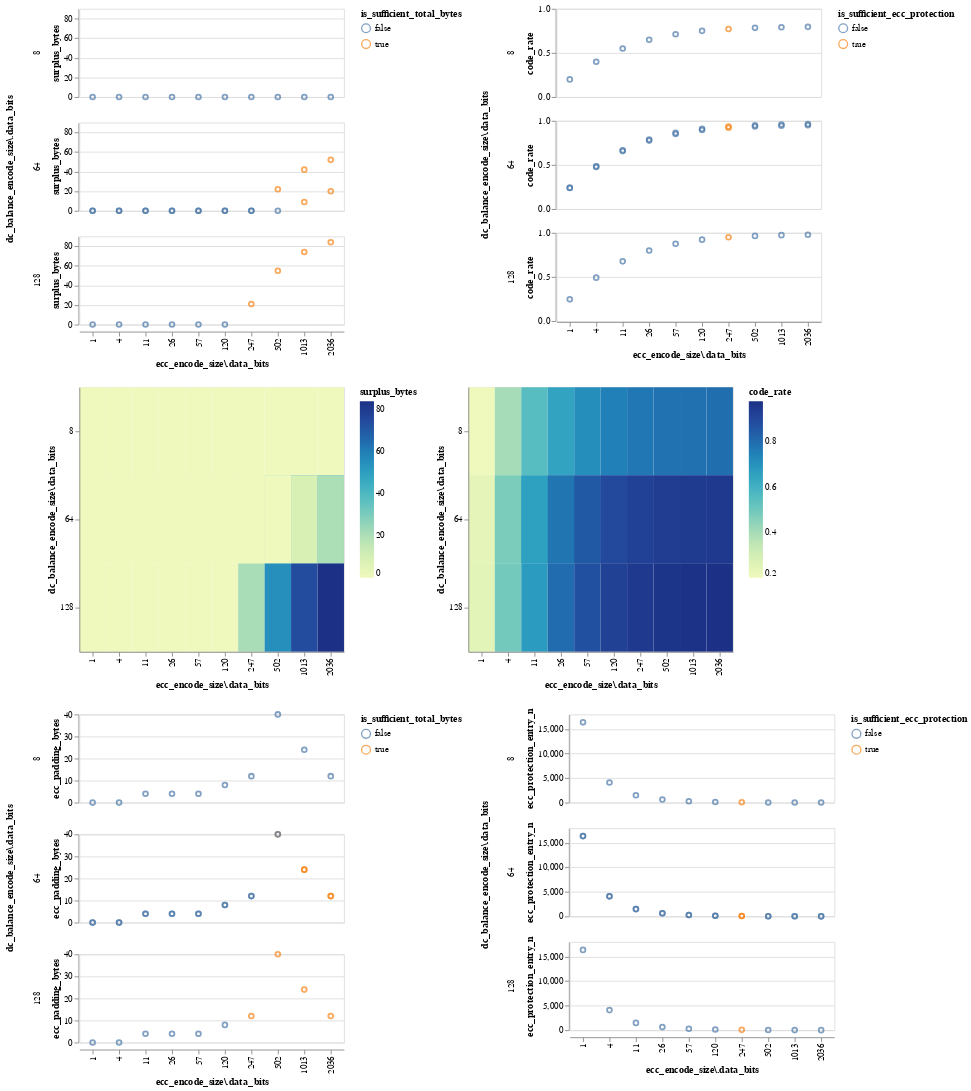
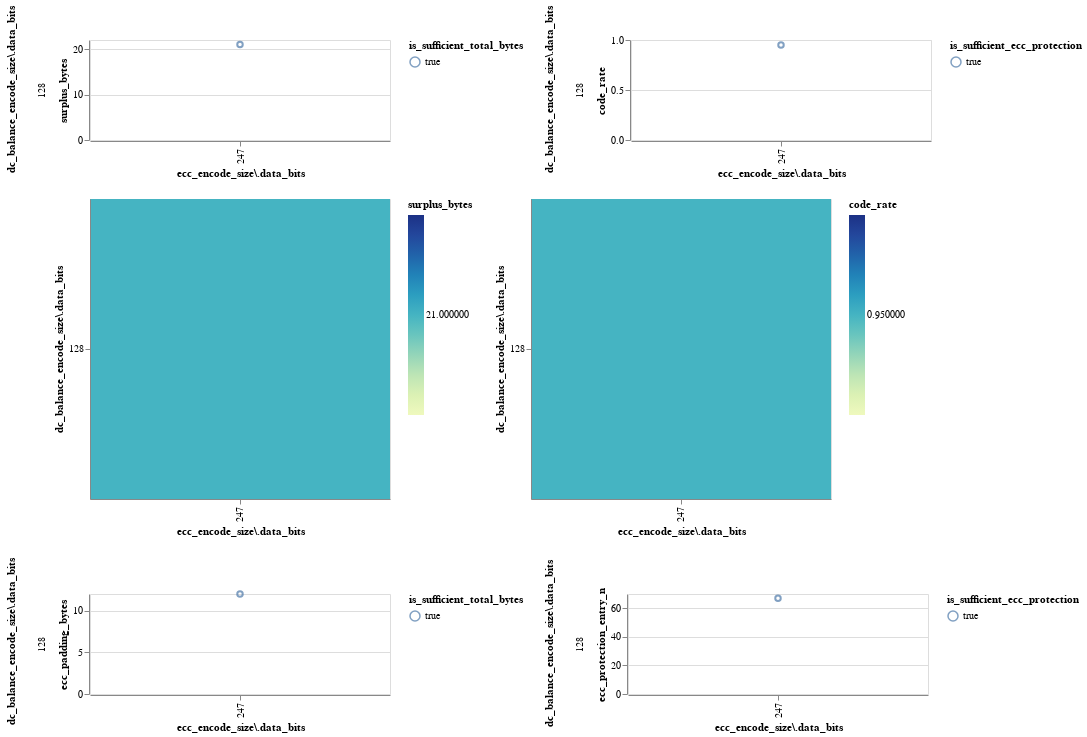

Notebook source saved alongside these figures, in order:
### Markdown cell above
### DC Balance Encode + ECC Encode時の効率・余剰byte数計算

### Code cell
import altair as alt
from tabulate import tabulate

pd.set_option("display.max_columns", 256)
pd.set_option("display.max_rows", 256)

# 見積もり
dc_balance_encode_size_list = [
    DcBalanceEncodeSize(8, 10),
    DcBalanceEncodeSize(64, 66),
    DcBalanceEncodeSize(64, 67),
    DcBalanceEncodeSize(128, 130),
    # DcBalanceEncodeSize(1, 1),  # disable
]

parity_len_n = 12  # 計算対象にするparity長
ecc_encode_size_list = [
    EccEncodeSize.from_parity_bits(i) for i in range(2, parity_len_n)
]

encode_config_list = [
    EncodeConfig(dc_balance_encode_size=dc, ecc_encode_size=ecc)
    for dc in dc_balance_encode_size_list
    for ecc in ecc_encode_size_list
]
encode_config_df = pd.json_normalize(([asdict(c) for c in encode_config_list]))


def print_chart(df: pd.DataFrame):
    base_chart_1 = (
        alt.Chart(df)
        .mark_point()
        .encode(
            alt.X("ecc_encode_size\\.data_bits:N"),
            alt.Row("dc_balance_encode_size\\.data_bits:N"),
        )
        .properties(width=300, height=100)
    )
    base_chart_2 = (
        alt.Chart(df)
        .mark_rect()
        .encode(
            alt.X("ecc_encode_size\\.data_bits:N"),
            alt.Y("dc_balance_encode_size\\.data_bits:N"),
        )
        .properties(width=300, height=300)
    )
    base_chart_3 = (
        alt.Chart(df)
        .mark_point()
        .encode(
            alt.X("ecc_encode_size\\.data_bits:N"),
            alt.Row("dc_balance_encode_size\\.data_bits:N"),
        )
        .properties(width=300, height=100)
    )
    alt.vconcat(
        # 横軸: ECCのデータビット数, 縦軸: 冗長データ量, 行: DC Balance Encodeのデータビット数
        alt.hconcat(
            base_chart_1.encode(
                alt.Y("surplus_bytes:Q"),
                alt.Color("is_sufficient_total_bytes:N"),
            ),
            base_chart_1.encode(
                alt.Y("code_rate:Q"),
                alt.Color("is_sufficient_ecc_protection:N"),
            ),
        ).resolve_scale(color="independent"),
        # Encode設定と余裕度のヒートマップ
        alt.hconcat(
            base_chart_2.encode(
                alt.Color("surplus_bytes:Q"),
            ),
            base_chart_2.encode(
                alt.Color("code_rate:Q"),
            ),
        ).resolve_scale(color="independent"),
        # 余剰byte数、Padding余りbyte数
        alt.hconcat(
            base_chart_3.encode(
                alt.Y("ecc_padding_bytes:Q"),
                alt.Color("is_sufficient_total_bytes:N"),
            ),
            base_chart_3.encode(
                alt.Y("ecc_protection_entry_n:Q"),
                alt.Color("is_sufficient_ecc_protection:N"),
            ),
        ).resolve_scale(color="independent"),
    ).resolve_scale(color="independent").display()


# 今回の要件を満たせるもの
available_encode_config_df = encode_config_df.query(
    "is_sufficient_total_bytes and is_sufficient_ecc_protection"
)
print(
    tabulate(
        available_encode_config_df[
            [
                "dc_balance_encode_size.data_bits",
                "dc_balance_encode_size.total_bits",
                "ecc_encode_size.data_bits",
                "ecc_encode_size.parity_bits",
                # "ecc_encode_size.additional_bits",
                "code_rate",
                "surplus_bytes",
                "max_ecc_error_detection_count",
            ]
        ],
        headers="keys",
        tablefmt="pipe",
    )
)

# 全体
print_chart(encode_config_df)
print_chart(available_encode_config_df)
available_encode_config_df

### Figure 1 — Vega-Lite specification as saved in the notebook (floating-point values rounded to 4 significant figures)
{"config": {"view": {"continuousWidth": 300, "continuousHeight": 300}}, "vconcat": [{"hconcat": [{"mark": {"type": "point"}, "encoding": {"color": {"field": "is_sufficient_total_bytes", "type": "nominal"}, "row": {"field": "dc_balance_encode_size\\.data_bits", "type": "nominal"}, "x": {"field": "ecc_encode_size\\.data_bits", "type": "nominal"}, "y": {"field": "surplus_bytes", "type": "quantitative"}}, "height": 100, "width": 300}, {"mark": {"type": "point"}, "encoding": {"color": {"field": "is_sufficient_ecc_protection", "type": "nominal"}, "row": {"field": "dc_balance_encode_size\\.data_bits", "type": "nominal"}, "x": {"field": "ecc_encode_size\\.data_bits", "type": "nominal"}, "y": {"field": "code_rate", "type": "quantitative"}}, "height": 100, "width": 300}], "resolve": {"scale": {"color": "independent"}}}, {"hconcat": [{"mark": {"type": "rect"}, "encoding": {"color": {"field": "surplus_bytes", "type": "quantitative"}, "x": {"field": "ecc_encode_size\\.data_bits", "type": "nominal"}, "y": {"field": "dc_balance_encode_size\\.data_bits", "type": "nominal"}}, "height": 300, "width": 300}, {"mark": {"type": "rect"}, "encoding": {"color": {"field": "code_rate", "type": "quantitative"}, "x": {"field": "ecc_encode_size\\.data_bits", "type": "nominal"}, "y": {"field": "dc_balance_encode_size\\.data_bits", "type": "nominal"}}, "height": 300, "width": 300}], "resolve": {"scale": {"color": "independent"}}}, {"hconcat": [{"mark": {"type": "point"}, "encoding": {"color": {"field": "is_sufficient_total_bytes", "type": "nominal"}, "row": {"field": "dc_balance_encode_size\\.data_bits", "type": "nominal"}, "x": {"field": "ecc_encode_size\\.data_bits", "type": "nominal"}, "y": {"field": "ecc_padding_bytes", "type": "quantitative"}}, "height": 100, "width": 300}, {"mark": {"type": "point"}, "encoding": {"color": {"field": "is_sufficient_ecc_protection", "type": "nominal"}, "row": {"field": "dc_balance_encode_size\\.data_bits", "type": "nominal"}, "x": {"field": "ecc_encode_size\\.data_bits", "type": "nominal"}, "y": {"field": "ecc_protection_entry_n", "type": "quantitative"}}, "height": 100, "width": 300}], "resolve": {"scale": {"color": "independent"}}}], "data": {"name": "data-ed15e9fd31708c93606e1cf297c050ac"}, "resolve": {"scale": {"color": "independent"}}, "$schema": "https://vega.github.io/schema/vega-lite/v5.17.0.json", "datasets": {"data-ed15e9fd31708c93606e1cf297c050ac": [{"logical_data_bytes": 512, "logical_data_num_per_page": 4, "require_ecc_protection_bits": 8, "logical_data_bytes_per_page": 2048, "redundant_bytes": 128, "code_rate": 0.2, "require_bytes": 10240, "is_sufficient_total_bytes": false, "surplus_bytes": 0, "short_bytes": 8064, "is_sufficient_ecc_protection": false, "max_ecc_error_detection_count": 4096, "data_encode_additional_bytes": 128, "ecc_protection_entry_n": 16384, "ecc_protection_total_parity_bytes": 6144, "ecc_padding_bytes": 0, "dc_balance_encode_size.data_bits": 8, "dc_balance_encode_size.total_bits": 10, "ecc_encode_size.parity_bits": 2, "ecc_encode_size.additional_bits": 1, "ecc_encode_size.data_bits": 1}, {"logical_data_bytes": 512, "logical_data_num_per_page": 4, "require_ecc_protection_bits": 8, "logical_data_bytes_per_page": 2048, "redundant_bytes": 128, "code_rate": 0.4, "require_bytes": 5120, "is_sufficient_total_bytes": false, "surplus_bytes": 0, "short_bytes": 2944, "is_sufficient_ecc_protection": false, "max_ecc_error_detection_count": 1024, "data_encode_additional_bytes": 128, "ecc_protection_entry_n": 4096, "ecc_protection_total_parity_bytes": 2048, "ecc_padding_bytes": 0, "dc_balance_encode_size.data_bits": 8, "dc_balance_encode_size.total_bits": 10, "ecc_encode_size.parity_bits": 3, "ecc_encode_size.additional_bits": 1, "ecc_encode_size.data_bits": 4}, {"logical_data_bytes": 512, "logical_data_num_per_page": 4, "require_ecc_protection_bits": 8, "logical_data_bytes_per_page": 2048, "redundant_bytes": 128, "code_rate": 0.55, "require_bytes": 3723, "is_sufficient_total_bytes": false, "surplus_bytes": 0, "short_bytes": 1547, "is_sufficient_ecc_protection": false, "max_ecc_error_detection_count": 372, "data_encode_additional_bytes": 128, "ecc_protection_entry_n": 1490, "ecc_protection_total_parity_bytes": 932, "ecc_padding_bytes": 4, "dc_balance_encode_size.data_bits": 8, "dc_balance_encode_size.total_bits": 10, "ecc_encode_size.parity_bits": 4, "ecc_encode_size.additional_bits": 1, "ecc_encode_size.data_bits": 11}, {"logical_data_bytes": 512, "logical_data_num_per_page": 4, "require_ecc_protection_bits": 8, "logical_data_bytes_per_page": 2048, "redundant_bytes": 128, "code_rate": 0.65, "require_bytes": 3150, "is_sufficient_total_bytes": false, "surplus_bytes": 0, "short_bytes": 974, "is_sufficient_ecc_protection": false, "max_ecc_error_detection_count": 157, "data_encode_additional_bytes": 128, "ecc_protection_entry_n": 631, "ecc_protection_total_parity_bytes": 476, "ecc_padding_bytes": 4, "dc_balance_encode_size.data_bits": 8, "dc_balance_encode_size.total_bits": 10, "ecc_encode_size.parity_bits": 5, "ecc_encode_size.additional_bits": 1, "ecc_encode_size.data_bits": 26}, {"logical_data_bytes": 512, "logical_data_num_per_page": 4, "require_ecc_protection_bits": 8, "logical_data_bytes_per_page": 2048, "redundant_bytes": 128, "code_rate": 0.7125, "require_bytes": 2874, "is_sufficient_total_bytes": false, "surplus_bytes": 0, "short_bytes": 698, "is_sufficient_ecc_protection": false, "max_ecc_error_detection_count": 71, "data_encode_additional_bytes": 128, "ecc_protection_entry_n": 288, "ecc_protection_total_parity_bytes": 252, "ecc_padding_bytes": 4, "dc_balance_encode_size.data_bits": 8, "dc_balance_encode_size.total_bits": 10, "ecc_encode_size.parity_bits": 6, "ecc_encode_size.additional_bits": 1, "ecc_encode_size.data_bits": 57}, {"logical_data_bytes": 512, "logical_data_num_per_page": 4, "require_ecc_protection_bits": 8, "logical_data_bytes_per_page": 2048, "redundant_bytes": 128, "code_rate": 0.75, "require_bytes": 2730, "is_sufficient_total_bytes": false, "surplus_bytes": 0, "short_bytes": 554, "is_sufficient_ecc_protection": false, "max_ecc_error_detection_count": 34, "data_encode_additional_bytes": 128, "ecc_protection_entry_n": 137, "ecc_protection_total_parity_bytes": 140, "ecc_padding_bytes": 8, "dc_balance_encode_size.data_bits": 8, "dc_balance_encode_size.total_bits": 10, "ecc_encode_size.parity_bits": 7, "ecc_encode_size.additional_bits": 1, "ecc_encode_size.data_bits": 120}, {"logical_data_bytes": 512, "logical_data_num_per_page": 4, "require_ecc_protection_bits": 8, "logical_data_bytes_per_page": 2048, "redundant_bytes": 128, "code_rate": 0.7719, "require_bytes": 2653, "is_sufficient_total_bytes": false, "surplus_bytes": 0, "short_bytes": 477, "is_sufficient_ecc_protection": true, "max_ecc_error_detection_count": 16, "data_encode_additional_bytes": 128, "ecc_protection_entry_n": 67, "ecc_protection_total_parity_bytes": 76, "ecc_padding_bytes": 12, "dc_balance_encode_size.data_bits": 8, "dc_balance_encode_size.total_bits": 10, "ecc_encode_size.parity_bits": 8, "ecc_encode_size.additional_bits": 1, "ecc_encode_size.data_bits": 247}, {"logical_data_bytes": 512, "logical_data_num_per_page": 4, "require_ecc_protection_bits": 8, "logical_data_bytes_per_page": 2048, "redundant_bytes": 128, "code_rate": 0.7844, "require_bytes": 2610, "is_sufficient_total_bytes": false, "surplus_bytes": 0, "short_bytes": 434, "is_sufficient_ecc_protection": false, "max_ecc_error_detection_count": 8, "data_encode_additional_bytes": 128, "ecc_protection_entry_n": 33, "ecc_protection_total_parity_bytes": 44, "ecc_padding_bytes": 40, "dc_balance_encode_size.data_bits": 8, "dc_balance_encode_size.total_bits": 10, "ecc_encode_size.parity_bits": 9, "ecc_encode_size.additional_bits": 1, "ecc_encode_size.data_bits": 502}, {"logical_data_bytes": 512, "logical_data_num_per_page": 4, "require_ecc_protection_bits": 8, "logical_data_bytes_per_page": 2048, "redundant_bytes": 128, "code_rate": 0.7914, "require_bytes": 2587, "is_sufficient_total_bytes": false, "surplus_bytes": 0, "short_bytes": 411, "is_sufficient_ecc_protection": false, "max_ecc_error_detection_count": 4, "data_encode_additional_bytes": 128, "ecc_protection_entry_n": 17, "ecc_protection_total_parity_bytes": 24, "ecc_padding_bytes": 24, "dc_balance_encode_size.data_bits": 8, "dc_balance_encode_size.total_bits": 10, "ecc_encode_size.parity_bits": 10, "ecc_encode_size.additional_bits": 1, "ecc_encode_size.data_bits": 1013}, {"logical_data_bytes": 512, "logical_data_num_per_page": 4, "require_ecc_protection_bits": 8, "logical_data_bytes_per_page": 2048, "redundant_bytes": 128, "code_rate": 0.7953, "require_bytes": 2575, "is_sufficient_total_bytes": false, "surplus_bytes": 0, "short_bytes": 399, "is_sufficient_ecc_protection": false, "max_ecc_error_detection_count": 2, "data_encode_additional_bytes": 128, "ecc_protection_entry_n": 9, "ecc_protection_total_parity_bytes": 16, "ecc_padding_bytes": 12, "dc_balance_encode_size.data_bits": 8, "dc_balance_encode_size.total_bits": 10, "ecc_encode_size.parity_bits": 11, "ecc_encode_size.additional_bits": 1, "ecc_encode_size.data_bits": 2036}, {"logical_data_bytes": 512, "logical_data_num_per_page": 4, "require_ecc_protection_bits": 8, "logical_data_bytes_per_page": 2048, "redundant_bytes": 128, "code_rate": 0.2424, "require_bytes": 8448, "is_sufficient_total_bytes": false, "surplus_bytes": 0, "short_bytes": 6272, "is_sufficient_ecc_protection": false, "max_ecc_error_detection_count": 4096, "data_encode_additional_bytes": 16, "ecc_protection_entry_n": 16384, "ecc_protection_total_parity_bytes": 6144, "ecc_padding_bytes": 0, "dc_balance_encode_size.data_bits": 64, "dc_balance_encode_size.total_bits": 66, "ecc_encode_size.parity_bits": 2, "ecc_encode_size.additional_bits": 1, "ecc_encode_size.data_bits": 1}, {"logical_data_bytes": 512, "logical_data_num_per_page": 4, "require_ecc_protection_bits": 8, "logical_data_bytes_per_page": 2048, "redundant_bytes": 128, "code_rate": 0.4848, "require_bytes": 4224, "is_sufficient_total_bytes": false, "surplus_bytes": 0, "short_bytes": 2048, "is_sufficient_ecc_protection": false, "max_ecc_error_detection_count": 1024, "data_encode_additional_bytes": 16, "ecc_protection_entry_n": 4096, "ecc_protection_total_parity_bytes": 2048, "ecc_padding_bytes": 0, "dc_balance_encode_size.data_bits": 64, "dc_balance_encode_size.total_bits": 66, "ecc_encode_size.parity_bits": 3, "ecc_encode_size.additional_bits": 1, "ecc_encode_size.data_bits": 4}, {"logical_data_bytes": 512, "logical_data_num_per_page": 4, "require_ecc_protection_bits": 8, "logical_data_bytes_per_page": 2048, "redundant_bytes": 128, "code_rate": 0.6667, "require_bytes": 3071, "is_sufficient_total_bytes": false, "surplus_bytes": 0, "short_bytes": 895, "is_sufficient_ecc_protection": false, "max_ecc_error_detection_count": 372, "data_encode_additional_bytes": 16, "ecc_protection_entry_n": 1490, "ecc_protection_total_parity_bytes": 932, "ecc_padding_bytes": 4, "dc_balance_encode_size.data_bits": 64, "dc_balance_encode_size.total_bits": 66, "ecc_encode_size.parity_bits": 4, "ecc_encode_size.additional_bits": 1, "ecc_encode_size.data_bits": 11}, {"logical_data_bytes": 512, "logical_data_num_per_page": 4, "require_ecc_protection_bits": 8, "logical_data_bytes_per_page": 2048, "redundant_bytes": 128, "code_rate": 0.7879, "require_bytes": 2599, "is_sufficient_total_bytes": false, "surplus_bytes": 0, "short_bytes": 423, "is_sufficient_ecc_protection": false, "max_ecc_error_detection_count": 157, "data_encode_additional_bytes": 16, "ecc_protection_entry_n": 631, "ecc_protection_total_parity_bytes": 476, "ecc_padding_bytes": 4, "dc_balance_encode_size.data_bits": 64, "dc_balance_encode_size.total_bits": 66, "ecc_encode_size.parity_bits": 5, "ecc_encode_size.additional_bits": 1, "ecc_encode_size.data_bits": 26}, {"logical_data_bytes": 512, "logical_data_num_per_page": 4, "require_ecc_protection_bits": 8, "logical_data_bytes_per_page": 2048, "redundant_bytes": 128, "code_rate": 0.8636, "require_bytes": 2371, "is_sufficient_total_bytes": false, "surplus_bytes": 0, "short_bytes": 195, "is_sufficient_ecc_protection": false, "max_ecc_error_detection_count": 71, "data_encode_additional_bytes": 16, "ecc_protection_entry_n": 288, "ecc_protection_total_parity_bytes": 252, "ecc_padding_bytes": 4, "dc_balance_encode_size.data_bits": 64, "dc_balance_encode_size.total_bits": 66, "ecc_encode_size.parity_bits": 6, "ecc_encode_size.additional_bits": 1, "ecc_encode_size.data_bits": 57}, {"logical_data_bytes": 512, "logical_data_num_per_page": 4, "require_ecc_protection_bits": 8, "logical_data_bytes_per_page": 2048, "redundant_bytes": 128, "code_rate": 0.9091, "require_bytes": 2252, "is_sufficient_total_bytes": false, "surplus_bytes": 0, "short_bytes": 76, "is_sufficient_ecc_protection": false, "max_ecc_error_detection_count": 34, "data_encode_additional_bytes": 16, "ecc_protection_entry_n": 137, "ecc_protection_total_parity_bytes": 140, "ecc_padding_bytes": 8, "dc_balance_encode_size.data_bits": 64, "dc_balance_encode_size.total_bits": 66, "ecc_encode_size.parity_bits": 7, "ecc_encode_size.additional_bits": 1, "ecc_encode_size.data_bits": 120}, {"logical_data_bytes": 512, "logical_data_num_per_page": 4, "require_ecc_protection_bits": 8, "logical_data_bytes_per_page": 2048, "redundant_bytes": 128, "code_rate": 0.9356, "require_bytes": 2188, "is_sufficient_total_bytes": false, "surplus_bytes": 0, "short_bytes": 12, "is_sufficient_ecc_protection": true, "max_ecc_error_detection_count": 16, "data_encode_additional_bytes": 16, "ecc_protection_entry_n": 67, "ecc_protection_total_parity_bytes": 76, "ecc_padding_bytes": 12, "dc_balance_encode_size.data_bits": 64, "dc_balance_encode_size.total_bits": 66, "ecc_encode_size.parity_bits": 8, "ecc_encode_size.additional_bits": 1, "ecc_encode_size.data_bits": 247}, {"logical_data_bytes": 512, "logical_data_num_per_page": 4, "require_ecc_protection_bits": 8, "logical_data_bytes_per_page": 2048, "redundant_bytes": 128, "code_rate": 0.9508, "require_bytes": 2154, "is_sufficient_total_bytes": true, "surplus_bytes": 22, "short_bytes": 0, "is_sufficient_ecc_protection": false, "max_ecc_error_detection_count": 8, "data_encode_additional_bytes": 16, "ecc_protection_entry_n": 33, "ecc_protection_total_parity_bytes": 44, "ecc_padding_bytes": 40, "dc_balance_encode_size.data_bits": 64, "dc_balance_encode_size.total_bits": 66, "ecc_encode_size.parity_bits": 9, "ecc_encode_size.additional_bits": 1, "ecc_encode_size.data_bits": 502}, {"logical_data_bytes": 512, "logical_data_num_per_page": 4, "require_ecc_protection_bits": 8, "logical_data_bytes_per_page": 2048, "redundant_bytes": 128, "code_rate": 0.9593, "require_bytes": 2134, "is_sufficient_total_bytes": true, "surplus_bytes": 42, "short_bytes": 0, "is_sufficient_ecc_protection": false, "max_ecc_error_detection_count": 4, "data_encode_additional_bytes": 16, "ecc_protection_entry_n": 17, "ecc_protection_total_parity_bytes": 24, "ecc_padding_bytes": 24, "dc_balance_encode_size.data_bits": 64, "dc_balance_encode_size.total_bits": 66, "ecc_encode_size.parity_bits": 10, "ecc_encode_size.additional_bits": 1, "ecc_encode_size.data_bits": 1013}, {"logical_data_bytes": 512, "logical_data_num_per_page": 4, "require_ecc_protection_bits": 8, "logical_data_bytes_per_page": 2048, "redundant_bytes": 128, "code_rate": 0.964, "require_bytes": 2124, "is_sufficient_total_bytes": true, "surplus_bytes": 52, "short_bytes": 0, "is_sufficient_ecc_protection": false, "max_ecc_error_detection_count": 2, "data_encode_additional_bytes": 16, "ecc_protection_entry_n": 9, "ecc_protection_total_parity_bytes": 16, "ecc_padding_bytes": 12, "dc_balance_encode_size.data_bits": 64, "dc_balance_encode_size.total_bits": 66, "ecc_encode_size.parity_bits": 11, "ecc_encode_size.additional_bits": 1, "ecc_encode_size.data_bits": 2036}, {"logical_data_bytes": 512, "logical_data_num_per_page": 4, "require_ecc_protection_bits": 8, "logical_data_bytes_per_page": 2048, "redundant_bytes": 128, "code_rate": 0.2388, "require_bytes": 8576, "is_sufficient_total_bytes": false, "surplus_bytes": 0, "short_bytes": 6400, "is_sufficient_ecc_protection": false, "max_ecc_error_detection_count": 4096, "data_encode_additional_bytes": 24, "ecc_protection_entry_n": 16384, "ecc_protection_total_parity_bytes": 6144, "ecc_padding_bytes": 0, "dc_balance_encode_size.data_bits": 64, "dc_balance_encode_size.total_bits": 67, "ecc_encode_size.parity_bits": 2, "ecc_encode_size.additional_bits": 1, "ecc_encode_size.data_bits": 1}, {"logical_data_bytes": 512, "logical_data_num_per_page": 4, "require_ecc_protection_bits": 8, "logical_data_bytes_per_page": 2048, "redundant_bytes": 128, "code_rate": 0.4776, "require_bytes": 4288, "is_sufficient_total_bytes": false, "surplus_bytes": 0, "short_bytes": 2112, "is_sufficient_ecc_protection": false, "max_ecc_error_detection_count": 1024, "data_encode_additional_bytes": 24, "ecc_protection_entry_n": 4096, "ecc_protection_total_parity_bytes": 2048, "ecc_padding_bytes": 0, "dc_balance_encode_size.data_bits": 64, "dc_balance_encode_size.total_bits": 67, "ecc_encode_size.parity_bits": 3, "ecc_encode_size.additional_bits": 1, "ecc_encode_size.data_bits": 4}, {"logical_data_bytes": 512, "logical_data_num_per_page": 4, "require_ecc_protection_bits": 8, "logical_data_bytes_per_page": 2048, "redundant_bytes": 128, "code_rate": 0.6567, "require_bytes": 3118, "is_sufficient_total_bytes": false, "surplus_bytes": 0, "short_bytes": 942, "is_sufficient_ecc_protection": false, "max_ecc_error_detection_count": 372, "data_encode_additional_bytes": 24, "ecc_protection_entry_n": 1490, "ecc_protection_total_parity_bytes": 932, "ecc_padding_bytes": 4, "dc_balance_encode_size.data_bits": 64, "dc_balance_encode_size.total_bits": 67, "ecc_encode_size.parity_bits": 4, "ecc_encode_size.additional_bits": 1, "ecc_encode_size.data_bits": 11}, {"logical_data_bytes": 512, "logical_data_num_per_page": 4, "require_ecc_protection_bits": 8, "logical_data_bytes_per_page": 2048, "redundant_bytes": 128, "code_rate": 0.7761, "require_bytes": 2638, "is_sufficient_total_bytes": false, "surplus_bytes": 0, "short_bytes": 462, "is_sufficient_ecc_protection": false, "max_ecc_error_detection_count": 157, "data_encode_additional_bytes": 24, "ecc_protection_entry_n": 631, "ecc_protection_total_parity_bytes": 476, "ecc_padding_bytes": 4, "dc_balance_encode_size.data_bits": 64, "dc_balance_encode_size.total_bits": 67, "ecc_encode_size.parity_bits": 5, "ecc_encode_size.additional_bits": 1, "ecc_encode_size.data_bits": 26}, {"logical_data_bytes": 512, "logical_data_num_per_page": 4, "require_ecc_protection_bits": 8, "logical_data_bytes_per_page": 2048, "redundant_bytes": 128, "code_rate": 0.8507, "require_bytes": 2407, "is_sufficient_total_bytes": false, "surplus_bytes": 0, "short_bytes": 231, "is_sufficient_ecc_protection": false, "max_ecc_error_detection_count": 71, "data_encode_additional_bytes": 24, "ecc_protection_entry_n": 288, "ecc_protection_total_parity_bytes": 252, "ecc_padding_bytes": 4, "dc_balance_encode_size.data_bits": 64, "dc_balance_encode_size.total_bits": 67, "ecc_encode_size.parity_bits": 6, "ecc_encode_size.additional_bits": 1, "ecc_encode_size.data_bits": 57}, {"logical_data_bytes": 512, "logical_data_num_per_page": 4, "require_ecc_protection_bits": 8, "logical_data_bytes_per_page": 2048, "redundant_bytes": 128, "code_rate": 0.8955, "require_bytes": 2286, "is_sufficient_total_bytes": false, "surplus_bytes": 0, "short_bytes": 110, "is_sufficient_ecc_protection": false, "max_ecc_error_detection_count": 34, "data_encode_additional_bytes": 24, "ecc_protection_entry_n": 137, "ecc_protection_total_parity_bytes": 140, "ecc_padding_bytes": 8, "dc_balance_encode_size.data_bits": 64, "dc_balance_encode_size.total_bits": 67, "ecc_encode_size.parity_bits": 7, "ecc_encode_size.additional_bits": 1, "ecc_encode_size.data_bits": 120}, {"logical_data_bytes": 512, "logical_data_num_per_page": 4, "require_ecc_protection_bits": 8, "logical_data_bytes_per_page": 2048, "redundant_bytes": 128, "code_rate": 0.9216, "require_bytes": 2222, "is_sufficient_total_bytes": false, "surplus_bytes": 0, "short_bytes": 46, "is_sufficient_ecc_protection": true, "max_ecc_error_detection_count": 16, "data_encode_additional_bytes": 24, "ecc_protection_entry_n": 67, "ecc_protection_total_parity_bytes": 76, "ecc_padding_bytes": 12, "dc_balance_encode_size.data_bits": 64, "dc_balance_encode_size.total_bits": 67, "ecc_encode_size.parity_bits": 8, "ecc_encode_size.additional_bits": 1, "ecc_encode_size.data_bits": 247}, {"logical_data_bytes": 512, "logical_data_num_per_page": 4, "require_ecc_protection_bits": 8, "logical_data_bytes_per_page": 2048, "redundant_bytes": 128, "code_rate": 0.9366, "require_bytes": 2186, "is_sufficient_total_bytes": false, "surplus_bytes": 0, "short_bytes": 10, "is_sufficient_ecc_protection": false, "max_ecc_error_detection_count": 8, "data_encode_additional_bytes": 24, "ecc_protection_entry_n": 33, "ecc_protection_total_parity_bytes": 44, "ecc_padding_bytes": 40, "dc_balance_encode_size.data_bits": 64, "dc_balance_encode_size.total_bits": 67, "ecc_encode_size.parity_bits": 9, "ecc_encode_size.additional_bits": 1, "ecc_encode_size.data_bits": 502}, {"logical_data_bytes": 512, "logical_data_num_per_page": 4, "require_ecc_protection_bits": 8, "logical_data_bytes_per_page": 2048, "redundant_bytes": 128, "code_rate": 0.945, "require_bytes": 2167, "is_sufficient_total_bytes": true, "surplus_bytes": 9, "short_bytes": 0, "is_sufficient_ecc_protection": false, "max_ecc_error_detection_count": 4, "data_encode_additional_bytes": 24, "ecc_protection_entry_n": 17, "ecc_protection_total_parity_bytes": 24, "ecc_padding_bytes": 24, "dc_balance_encode_size.data_bits": 64, "dc_balance_encode_size.total_bits": 67, "ecc_encode_size.parity_bits": 10, "ecc_encode_size.additional_bits": 1, "ecc_encode_size.data_bits": 1013}, {"logical_data_bytes": 512, "logical_data_num_per_page": 4, "require_ecc_protection_bits": 8, "logical_data_bytes_per_page": 2048, "redundant_bytes": 128, "code_rate": 0.9496, "require_bytes": 2156, "is_sufficient_total_bytes": true, "surplus_bytes": 20, "short_bytes": 0, "is_sufficient_ecc_protection": false, "max_ecc_error_detection_count": 2, "data_encode_additional_bytes": 24, "ecc_protection_entry_n": 9, "ecc_protection_total_parity_bytes": 16, "ecc_padding_bytes": 12, "dc_balance_encode_size.data_bits": 64, "dc_balance_encode_size.total_bits": 67, "ecc_encode_size.parity_bits": 11, "ecc_encode_size.additional_bits": 1, "ecc_encode_size.data_bits": 2036}, {"logical_data_bytes": 512, "logical_data_num_per_page": 4, "require_ecc_protection_bits": 8, "logical_data_bytes_per_page": 2048, "redundant_bytes": 128, "code_rate": 0.2462, "require_bytes": 8320, "is_sufficient_total_bytes": false, "surplus_bytes": 0, "short_bytes": 6144, "is_sufficient_ecc_protection": false, "max_ecc_error_detection_count": 4096, "data_encode_additional_bytes": 8, "ecc_protection_entry_n": 16384, "ecc_protection_total_parity_bytes": 6144, "ecc_padding_bytes": 0, "dc_balance_encode_size.data_bits": 128, "dc_balance_encode_size.total_bits": 130, "ecc_encode_size.parity_bits": 2, "ecc_encode_size.additional_bits": 1, "ecc_encode_size.data_bits": 1}, {"logical_data_bytes": 512, "logical_data_num_per_page": 4, "require_ecc_protection_bits": 8, "logical_data_bytes_per_page": 2048, "redundant_bytes": 128, "code_rate": 0.4923, "require_bytes": 4160, "is_sufficient_total_bytes": false, "surplus_bytes": 0, "short_bytes": 1984, "is_sufficient_ecc_protection": false, "max_ecc_error_detection_count": 1024, "data_encode_additional_bytes": 8, "ecc_protection_entry_n": 4096, "ecc_protection_total_parity_bytes": 2048, "ecc_padding_bytes": 0, "dc_balance_encode_size.data_bits": 128, "dc_balance_encode_size.total_bits": 130, "ecc_encode_size.parity_bits": 3, "ecc_encode_size.additional_bits": 1, "ecc_encode_size.data_bits": 4}, {"logical_data_bytes": 512, "logical_data_num_per_page": 4, "require_ecc_protection_bits": 8, "logical_data_bytes_per_page": 2048, "redundant_bytes": 128, "code_rate": 0.6769, "require_bytes": 3025, "is_sufficient_total_bytes": false, "surplus_bytes": 0, "short_bytes": 849, "is_sufficient_ecc_protection": false, "max_ecc_error_detection_count": 372, "data_encode_additional_bytes": 8, "ecc_protection_entry_n": 1490, "ecc_protection_total_parity_bytes": 932, "ecc_padding_bytes": 4, "dc_balance_encode_size.data_bits": 128, "dc_balance_encode_size.total_bits": 130, "ecc_encode_size.parity_bits": 4, "ecc_encode_size.additional_bits": 1, "ecc_encode_size.data_bits": 11}, {"logical_data_bytes": 512, "logical_data_num_per_page": 4, "require_ecc_protection_bits": 8, "logical_data_bytes_per_page": 2048, "redundant_bytes": 128, "code_rate": 0.8, "require_bytes": 2560, "is_sufficient_total_bytes": false, "surplus_bytes": 0, "short_bytes": 384, "is_sufficient_ecc_protection": false, "max_ecc_error_detection_count": 157, "data_encode_additional_bytes": 8, "ecc_protection_entry_n": 631, "ecc_protection_total_parity_bytes": 476, "ecc_padding_bytes": 4, "dc_balance_encode_size.data_bits": 128, "dc_balance_encode_size.total_bits": 130, "ecc_encode_size.parity_bits": 5, "ecc_encode_size.additional_bits": 1, "ecc_encode_size.data_bits": 26}, {"logical_data_bytes": 512, "logical_data_num_per_page": 4, "require_ecc_protection_bits": 8, "logical_data_bytes_per_page": 2048, "redundant_bytes": 128, "code_rate": 0.8769, "require_bytes": 2335, "is_sufficient_total_bytes": false, "surplus_bytes": 0, "short_bytes": 159, "is_sufficient_ecc_protection": false, "max_ecc_error_detection_count": 71, "data_encode_additional_bytes": 8, "ecc_protection_entry_n": 288, "ecc_protection_total_parity_bytes": 252, "ecc_padding_bytes": 4, "dc_balance_encode_size.data_bits": 128, "dc_balance_encode_size.total_bits": 130, "ecc_encode_size.parity_bits": 6, "ecc_encode_size.additional_bits": 1, "ecc_encode_size.data_bits": 57}, {"logical_data_bytes": 512, "logical_data_num_per_page": 4, "require_ecc_protection_bits": 8, "logical_data_bytes_per_page": 2048, "redundant_bytes": 128, "code_rate": 0.9231, "require_bytes": 2218, "is_sufficient_total_bytes": false, "surplus_bytes": 0, "short_bytes": 42, "is_sufficient_ecc_protection": false, "max_ecc_error_detection_count": 34, "data_encode_additional_bytes": 8, "ecc_protection_entry_n": 137, "ecc_protection_total_parity_bytes": 140, "ecc_padding_bytes": 8, "dc_balance_encode_size.data_bits": 128, "dc_balance_encode_size.total_bits": 130, "ecc_encode_size.parity_bits": 7, "ecc_encode_size.additional_bits": 1, "ecc_encode_size.data_bits": 120}, {"logical_data_bytes": 512, "logical_data_num_per_page": 4, "require_ecc_protection_bits": 8, "logical_data_bytes_per_page": 2048, "redundant_bytes": 128, "code_rate": 0.95, "require_bytes": 2155, "is_sufficient_total_bytes": true, "surplus_bytes": 21, "short_bytes": 0, "is_sufficient_ecc_protection": true, "max_ecc_error_detection_count": 16, "data_encode_additional_bytes": 8, "ecc_protection_entry_n": 67, "ecc_protection_total_parity_bytes": 76, "ecc_padding_bytes": 12, "dc_balance_encode_size.data_bits": 128, "dc_balance_encode_size.total_bits": 130, "ecc_encode_size.parity_bits": 8, "ecc_encode_size.additional_bits": 1, "ecc_encode_size.data_bits": 247}, {"logical_data_bytes": 512, "logical_data_num_per_page": 4, "require_ecc_protection_bits": 8, "logical_data_bytes_per_page": 2048, "redundant_bytes": 128, "code_rate": 0.9654, "require_bytes": 2121, "is_sufficient_total_bytes": true, "surplus_bytes": 55, "short_bytes": 0, "is_sufficient_ecc_protection": false, "max_ecc_error_detection_count": 8, "data_encode_additional_bytes": 8, "ecc_protection_entry_n": 33, "ecc_protection_total_parity_bytes": 44, "ecc_padding_bytes": 40, "dc_balance_encode_size.data_bits": 128, "dc_balance_encode_size.total_bits": 130, "ecc_encode_size.parity_bits": 9, "ecc_encode_size.additional_bits": 1, "ecc_encode_size.data_bits": 502}, {"logical_data_bytes": 512, "logical_data_num_per_page": 4, "require_ecc_protection_bits": 8, "logical_data_bytes_per_page": 2048, "redundant_bytes": 128, "code_rate": 0.974, "require_bytes": 2102, "is_sufficient_total_bytes": true, "surplus_bytes": 74, "short_bytes": 0, "is_sufficient_ecc_protection": false, "max_ecc_error_detection_count": 4, "data_encode_additional_bytes": 8, "ecc_protection_entry_n": 17, "ecc_protection_total_parity_bytes": 24, "ecc_padding_bytes": 24, "dc_balance_encode_size.data_bits": 128, "dc_balance_encode_size.total_bits": 130, "ecc_encode_size.parity_bits": 10, "ecc_encode_size.additional_bits": 1, "ecc_encode_size.data_bits": 1013}, {"logical_data_bytes": 512, "logical_data_num_per_page": 4, "require_ecc_protection_bits": 8, "logical_data_bytes_per_page": 2048, "redundant_bytes": 128, "code_rate": 0.9788, "require_bytes": 2092, "is_sufficient_total_bytes": true, "surplus_bytes": 84, "short_bytes": 0, "is_sufficient_ecc_protection": false, "max_ecc_error_detection_count": 2, "data_encode_additional_bytes": 8, "ecc_protection_entry_n": 9, "ecc_protection_total_parity_bytes": 16, "ecc_padding_bytes": 12, "dc_balance_encode_size.data_bits": 128, "dc_balance_encode_size.total_bits": 130, "ecc_encode_size.parity_bits": 11, "ecc_encode_size.additional_bits": 1, "ecc_encode_size.data_bits": 2036}]}}

### Figure 2 — Vega-Lite specification as saved in the notebook (floating-point values rounded to 4 significant figures)
{"config": {"view": {"continuousWidth": 300, "continuousHeight": 300}}, "vconcat": [{"hconcat": [{"mark": {"type": "point"}, "encoding": {"color": {"field": "is_sufficient_total_bytes", "type": "nominal"}, "row": {"field": "dc_balance_encode_size\\.data_bits", "type": "nominal"}, "x": {"field": "ecc_encode_size\\.data_bits", "type": "nominal"}, "y": {"field": "surplus_bytes", "type": "quantitative"}}, "height": 100, "width": 300}, {"mark": {"type": "point"}, "encoding": {"color": {"field": "is_sufficient_ecc_protection", "type": "nominal"}, "row": {"field": "dc_balance_encode_size\\.data_bits", "type": "nominal"}, "x": {"field": "ecc_encode_size\\.data_bits", "type": "nominal"}, "y": {"field": "code_rate", "type": "quantitative"}}, "height": 100, "width": 300}], "resolve": {"scale": {"color": "independent"}}}, {"hconcat": [{"mark": {"type": "rect"}, "encoding": {"color": {"field": "surplus_bytes", "type": "quantitative"}, "x": {"field": "ecc_encode_size\\.data_bits", "type": "nominal"}, "y": {"field": "dc_balance_encode_size\\.data_bits", "type": "nominal"}}, "height": 300, "width": 300}, {"mark": {"type": "rect"}, "encoding": {"color": {"field": "code_rate", "type": "quantitative"}, "x": {"field": "ecc_encode_size\\.data_bits", "type": "nominal"}, "y": {"field": "dc_balance_encode_size\\.data_bits", "type": "nominal"}}, "height": 300, "width": 300}], "resolve": {"scale": {"color": "independent"}}}, {"hconcat": [{"mark": {"type": "point"}, "encoding": {"color": {"field": "is_sufficient_total_bytes", "type": "nominal"}, "row": {"field": "dc_balance_encode_size\\.data_bits", "type": "nominal"}, "x": {"field": "ecc_encode_size\\.data_bits", "type": "nominal"}, "y": {"field": "ecc_padding_bytes", "type": "quantitative"}}, "height": 100, "width": 300}, {"mark": {"type": "point"}, "encoding": {"color": {"field": "is_sufficient_ecc_protection", "type": "nominal"}, "row": {"field": "dc_balance_encode_size\\.data_bits", "type": "nominal"}, "x": {"field": "ecc_encode_size\\.data_bits", "type": "nominal"}, "y": {"field": "ecc_protection_entry_n", "type": "quantitative"}}, "height": 100, "width": 300}], "resolve": {"scale": {"color": "independent"}}}], "data": {"name": "data-fa93bbc40f8c29ab7c68501c5926f68c"}, "resolve": {"scale": {"color": "independent"}}, "$schema": "https://vega.github.io/schema/vega-lite/v5.17.0.json", "datasets": {"data-fa93bbc40f8c29ab7c68501c5926f68c": [{"logical_data_bytes": 512, "logical_data_num_per_page": 4, "require_ecc_protection_bits": 8, "logical_data_bytes_per_page": 2048, "redundant_bytes": 128, "code_rate": 0.95, "require_bytes": 2155, "is_sufficient_total_bytes": true, "surplus_bytes": 21, "short_bytes": 0, "is_sufficient_ecc_protection": true, "max_ecc_error_detection_count": 16, "data_encode_additional_bytes": 8, "ecc_protection_entry_n": 67, "ecc_protection_total_parity_bytes": 76, "ecc_padding_bytes": 12, "dc_balance_encode_size.data_bits": 128, "dc_balance_encode_size.total_bits": 130, "ecc_encode_size.parity_bits": 8, "ecc_encode_size.additional_bits": 1, "ecc_encode_size.data_bits": 247}]}}
